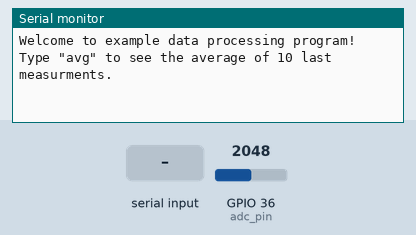
A sketch run on a simulated ESP32. On the bench: the last lines printed to the serial monitor. The inputs (shaded band) are chosen by the test bench; at power-on: GPIO 36 (adc_pin) = 2048.

Above: at 1.8 s.
1.9 s: "1\n" received over Serial
At 3.1 s:
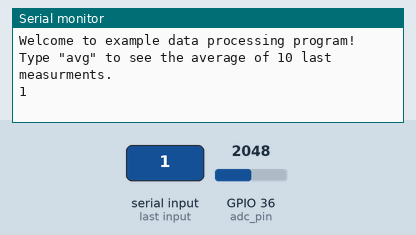
3.4 s: "0\n" received over Serial
At 4.7 s:
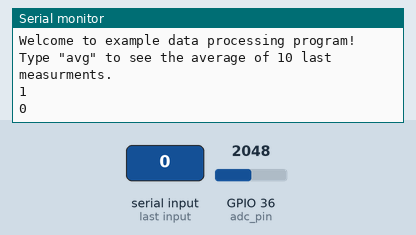

The sketch:

sketch.ino
```cpp
// FreeRTOS example program to collect, process and output data.
// Value reads from pin A0 every 100ms using interrupts and stores in buffer;
// First task calculates the average of read values each time the buffer fills and stores this average in a global variable.
// Second task reads Serial input and whenever command "avg" is recieved - prints last calculated average.

// Settings
static const uint16_t timer_prescaler = 80;       // Assuming 80 MHz frequency of a counter
static const uint64_t timer_maxcount = 100000;    // interrupt should occur every 100ms
static const char command_avg[] = "avg";
static const TickType_t terminal_delay = pdMS_TO_TICKS(10);
enum { BUF_SIZE = 10 };
enum { CMD_BUF_SIZE = 255 };
enum { MSG_SIZE = 100 };
enum { MSG_QUEUE_SIZE = 5 };

// Pins
static const int adc_pin = A0;

// Structs
// Encapsulating Message struct for sending text messages between tasks.
typedef struct Message {
  char text[MSG_SIZE];
} Message;

// Globals
static float adc_avg;
static volatile uint16_t buf_0[BUF_SIZE];
static volatile uint16_t buf_1[BUF_SIZE];
static volatile uint16_t* write_to = buf_0;
static volatile uint16_t* read_from = buf_1;
static volatile uint8_t buf_overrun = 0;
static TaskHandle_t calcTask = NULL;
static SemaphoreHandle_t sem_done_reading = NULL;
static QueueHandle_t msg_queue;
static hw_timer_t* timer = NULL;
static portMUX_TYPE spinlock = portMUX_INITIALIZER_UNLOCKED;

// Usefull functions
void IRAM_ATTR ptrSwap_vltl(void** ptr0, void** ptr1) {
  void* ptrTemp = *ptr0;
  *ptr0 = *ptr1;
  *ptr1 = ptrTemp;
}

// ISR
/******************************************************************************************************/
void IRAM_ATTR readADC() {
  static uint16_t idx = 0;
  static BaseType_t taskWoken = pdFALSE;

  if(idx < BUF_SIZE && buf_overrun == 0) {
    *(write_to+idx) = analogRead(adc_pin);
    idx++;
  }

  if(idx >= BUF_SIZE) {

    if(xSemaphoreTakeFromISR(sem_done_reading, &taskWoken) == pdFALSE) {
      buf_overrun = 1;
    }

    if (buf_overrun == 0) {
      idx = 0;
      ptrSwap_vltl((void**)&write_to, (void**)&read_from);

      vTaskNotifyGiveFromISR(calcTask, &taskWoken);
    }

  }

  if(taskWoken) {
    portYIELD_FROM_ISR();
  }
}

// Tasks
/******************************************************************************************************/

void calculateAverage(void* params) {
  float avg;
  Message msg;

  timer = timerBegin(0, timer_prescaler, true);
  timerAttachInterrupt(timer, &readADC, true);
  timerAlarmWrite(timer, timer_maxcount, true);
  timerAlarmEnable(timer);

  while(1) {
    ulTaskNotifyTake(pdTRUE, portMAX_DELAY);
    avg = 0;
    for(int i = 0; i < BUF_SIZE; i++) {
      avg += (float)*(read_from+i);
      // vTaskDelay(pdMS_TO_TICKS(110));
    }
    avg /= BUF_SIZE;

    portENTER_CRITICAL(&spinlock);
    adc_avg = avg;
    portEXIT_CRITICAL(&spinlock);

    if(buf_overrun == 1) {
      strcpy(msg.text, "Error: Buffer overrun. Some data have been dropped");
      xQueueSend(msg_queue, &msg, 0);
    }

    portENTER_CRITICAL(&spinlock);
    buf_overrun = 0;
    xSemaphoreGive(sem_done_reading);
    portEXIT_CRITICAL(&spinlock);
  }
}

void serveTerminal(void* params) {
  char c;
  char cmd_buf[CMD_BUF_SIZE];
  uint8_t idx = 0;
  Message rcv_msg;

  memset(cmd_buf, 0, CMD_BUF_SIZE);

  while(1) {
    if(xQueueReceive(msg_queue, &rcv_msg, 0) == pdTRUE) {
      Serial.println(rcv_msg.text);
    }

    if(Serial.available() > 0) {
      c = Serial.read();

      if(idx < CMD_BUF_SIZE - 1) {
        cmd_buf[idx] = c;
        idx++;
      }

      if(c == '\n') {
        Serial.println();
        cmd_buf[idx-1] = '\0';
        if(strcmp(cmd_buf, command_avg) == 0) {
          Serial.print("Average: ");
          Serial.println(adc_avg);
        }
        memset(cmd_buf, 0, idx);
        idx = 0;
      } else {
        Serial.print(c);
      }

    }

    vTaskDelay(terminal_delay);
  }
}

// Main program
/******************************************************************************************************/

void setup() {
  Serial.begin(115200);
  vTaskDelay(pdMS_TO_TICKS(1000));
  Serial.println("Welcome to example data processing program!");
  Serial.print("Type \"avg\" to see the average of ");
  Serial.print(BUF_SIZE);
  Serial.println(" last measurments.");

  sem_done_reading = xSemaphoreCreateBinary();

  if(sem_done_reading == NULL) {
    Serial.println("Could not create semaphore");
    ESP.restart();
  }

  xSemaphoreGive(sem_done_reading);

  msg_queue = xQueueCreate(MSG_SIZE, sizeof(Message));

  xTaskCreatePinnedToCore(calculateAverage,
                          "Calculate average",
                          1024,
                          NULL,
                          1,
                          &calcTask,
                          0);

  xTaskCreatePinnedToCore(serveTerminal,
                          "Serve Terminal",
                          2048,
                          NULL,
                          2,
                          NULL,
                          1);

  vTaskDelete(NULL);
}

void loop() {

}
```

Measured:
- after the input at 1.9 s, the serial monitor: prints a new line at once (image 1)
- after the input at 3.4 s, the serial monitor: prints a new line at once (image 2)
